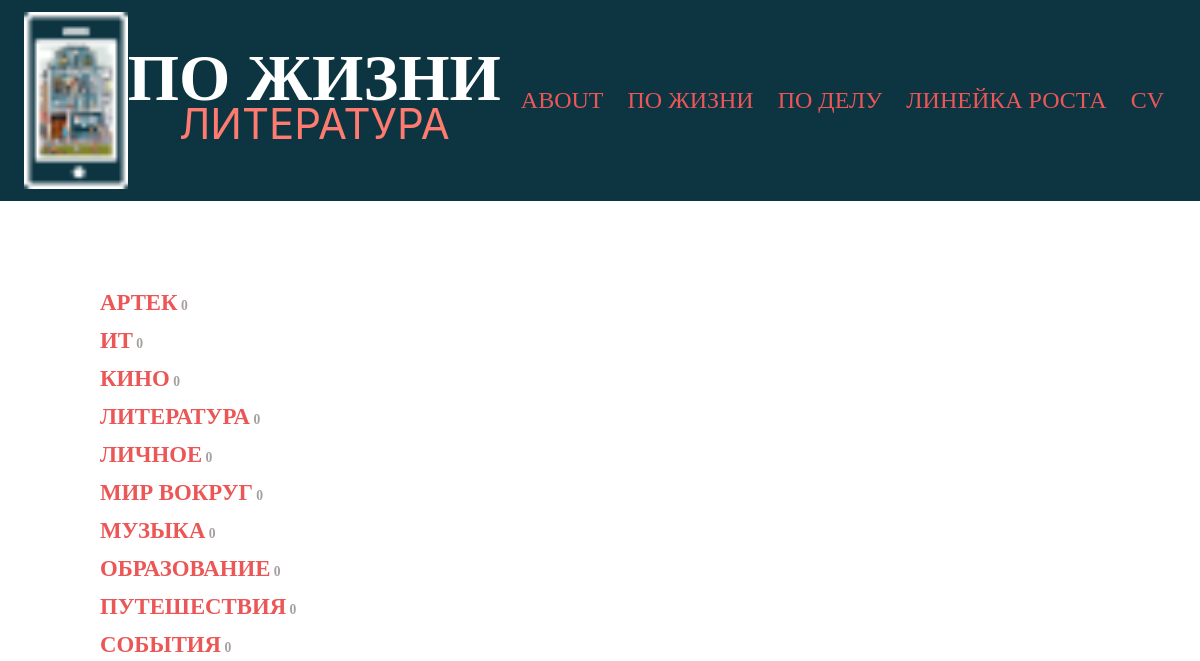
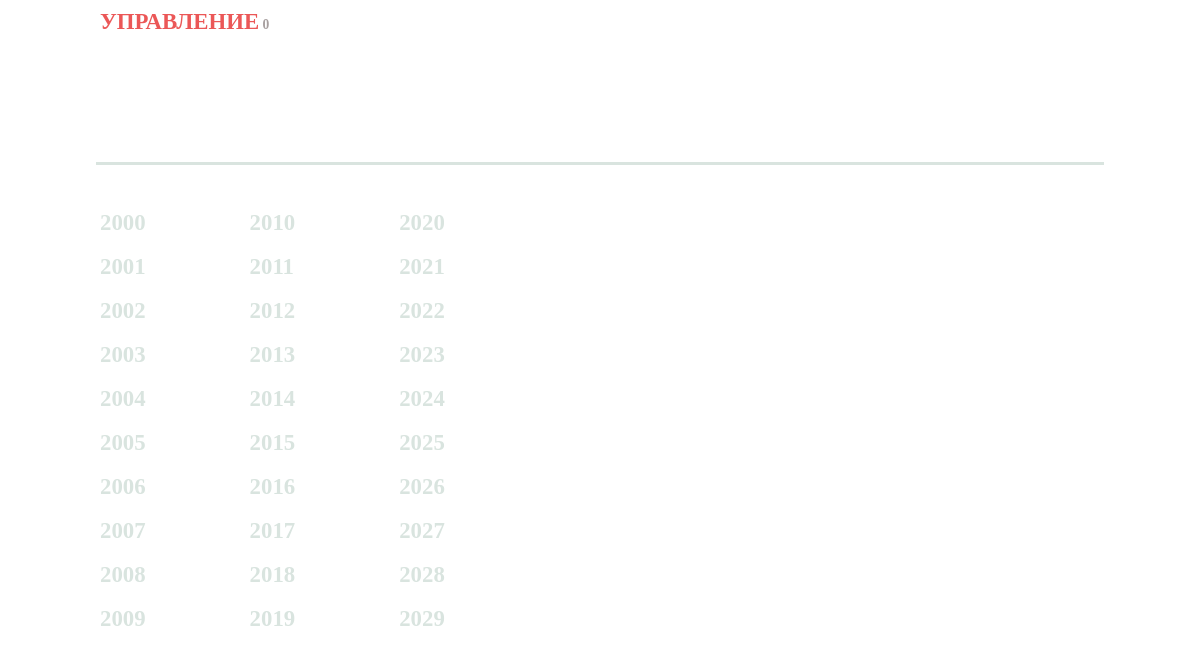
Before: /life with the older database file (2 pictures, top to bottom).
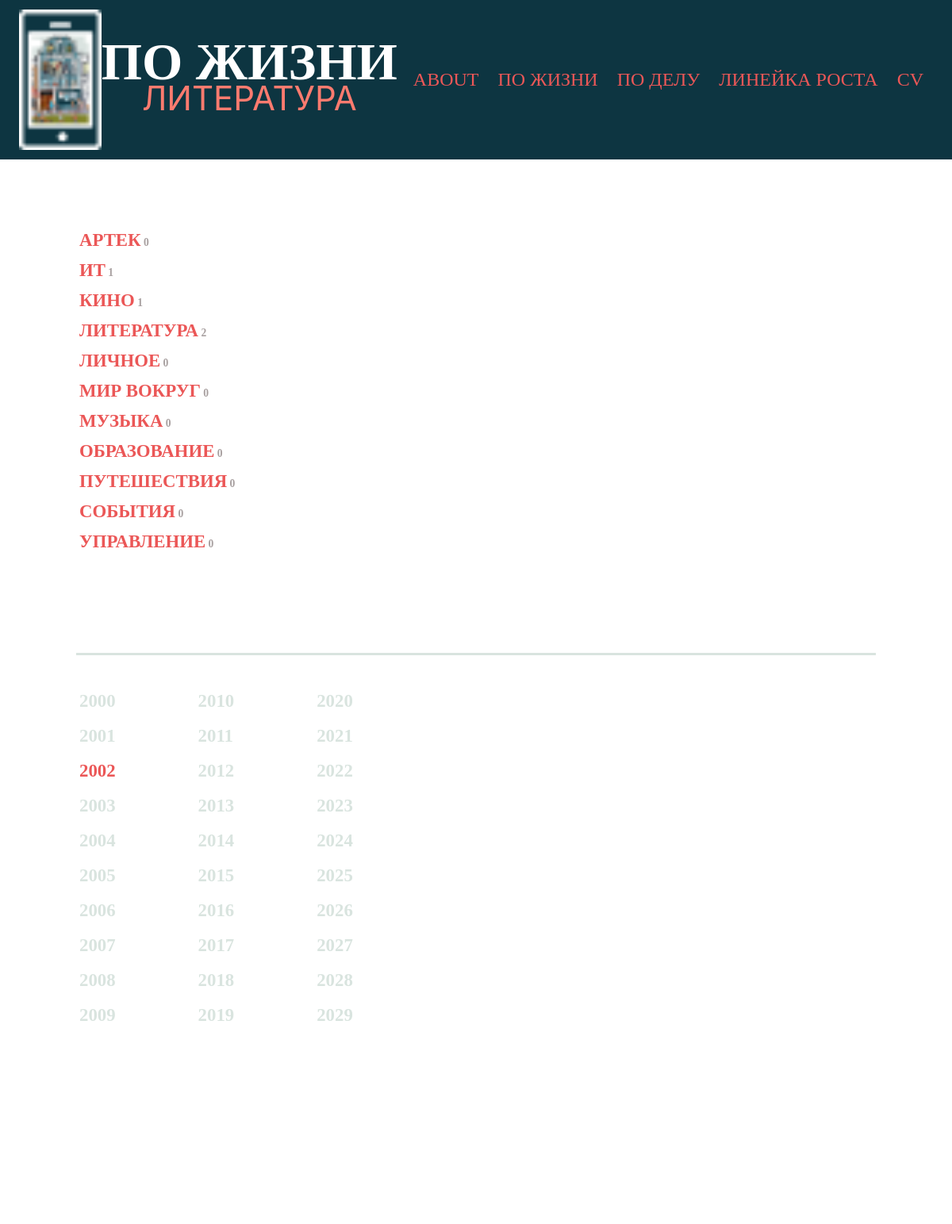
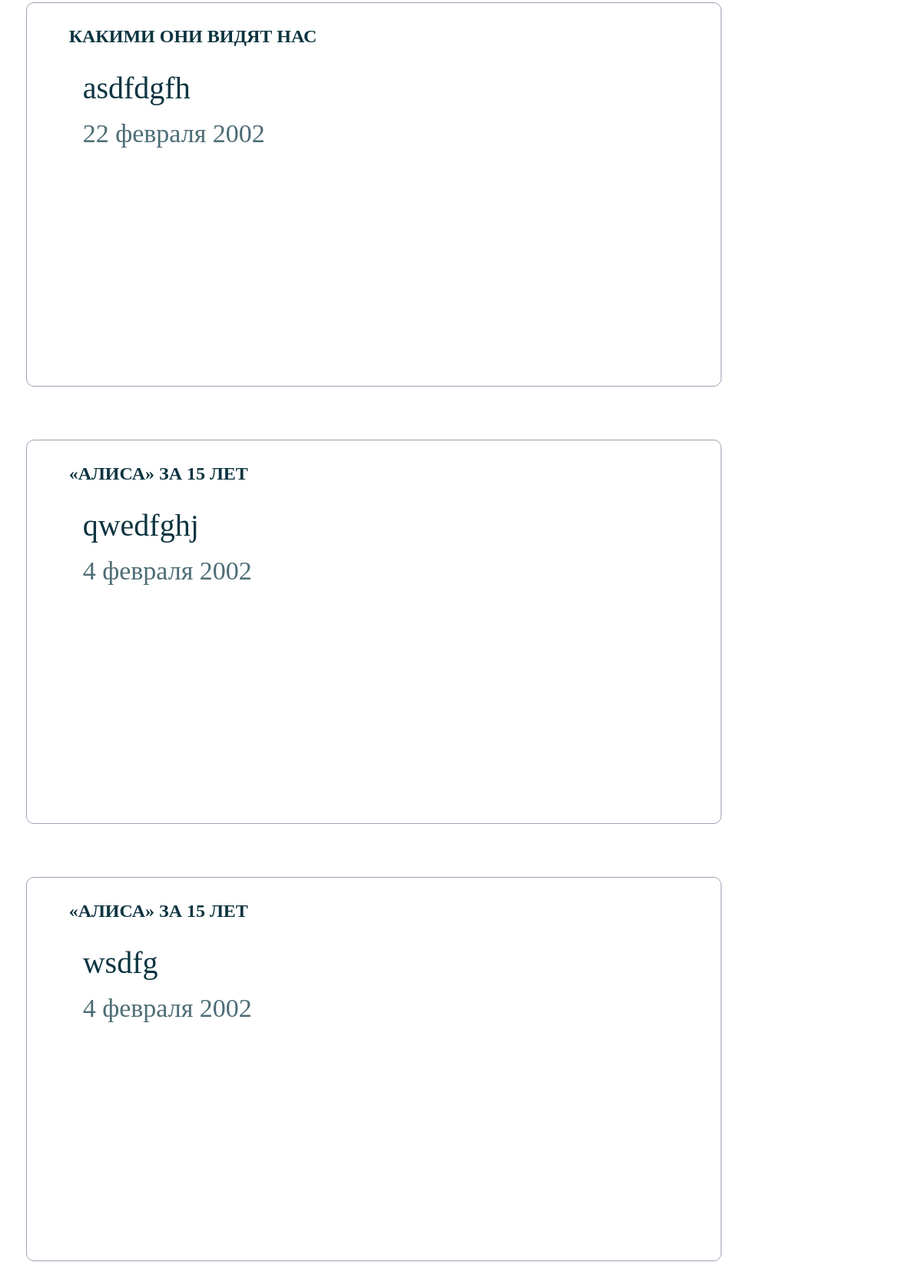
After: the same page with the newer database file (2 pictures, top to bottom).
### page/models.py (models this page shows, shortened)
class life(models.Model):
    file_name = models.CharField(null = False, max_length = 150)
    date = models.DateTimeField(auto_now = False, auto_created = False)
    str_date = models.CharField(max_length = 30)
    tag = models.CharField(max_length = 20)
    heading = models.CharField(max_length = 100)
    page_text = models.TextField()
    text = models.TextField()
    slug = models.CharField(max_length = 100)

### page/views.py (the view)
# urls.py: path('life', lifes),
def lifes(requests):
    datas = life.objects.all().order_by('date')[:3]
    data = list(datas)
    data.reverse()
    return adm(requests, "page/life.html", {'theme':'ПО ЖИЗНИ', 'data':data, 'left':life_left, 'years':life_left_years, 'admin':check_admin(requests)})

### page/views.py (called while the page is built)
def check_admin(q):
    try:
        try:
            if q.COOKIES['dats_A'] == passwd:
                return True
            elif q.GET['admin'] == passwd:
                return True
            else: return False
        except: return q.GET['admin'] == passwd
        else: return False
    except:
        return False

def adm(requests, templ, contex):
    a = render(requests, templ, context = contex)
    if check_admin(requests): a.set_cookie('dats_A', passwd)
    else:
        a.set_cookie('dats_A', 'yxadi')
    return a

### page/templates/page/life.html (shortened to what this page needs)
{% extends 'syit/base_all.html' %}
{% load static %}
{% block type %}{{ theme }}{% endblock %}
{% block content %}
<div class="life_left_block">
    <div class="life_left_text">
        <table>
            {% for i, number in left.items %}
                <tr><td><a href="/life/year/{{ i }}" class="ssil_">{{ i }}</a><a class="life_left_number"> {{ number }}</a></td></tr>
            {% endfor %}
        </table>
    </div>
    <div class="life_line_h1"></div>
    <table style="margin-top: 5vh" class="life_left_text">
        {% for i, item in years.items %}
            <tr class="life_years">
                {% for j, it in item.items %}
                    {% if it == 0 %}
                        <td class="tds"><a class="ssil_" style="pointer-events: none; color:rgba(217, 228, 223, 1) !important;">{{ j }}</a></td>
                    {% else %}
                        <td class="tds"><a class="ssil_" href="/life/year/{{ j }}">{{ j }}</a></td>
                    {% endif %}
                {% endfor %}
            </tr>
        {% endfor %}
    </table>
</div>
<div class="life_right_block">
{% for i in data %}
<div class="life_right__block_text" onclick="window.location='/life/{{ i.slug }}';">
        <p class="life_right_heading">{{ i.heading }} <span class="life_right_lit">{{ i.tag }}</span></p>
        <p class="life_right_text">{{ i.page_text }}</p>
        <p class="life_right_data">{{ i.str_date }}</p>
</div>
{% endfor %}
</div>
{% endblock %}

Changed rows visible on the page:
added life: heading "КАКИМИ ОНИ ВИДЯТ НАС", page_text "asdfdgfh", str_date "22 февраля 2002"
added life: heading "«АЛИСА» ЗА 15 ЛЕТ", page_text "qwedfghj", str_date "4 февраля 2002"
added life: heading "«АЛИСА» ЗА 15 ЛЕТ", page_text "wsdfg", str_date "4 февраля 2002"
Other visible differences:
new list line: "ИТ 1"
new list line: "КИНО 1"
new list line: "ЛИТЕРАТУРА 2"
list line gone: "2002"
new list line: "2002"
list line gone: "ИТ 0"
list line gone: "КИНО 0"
list line gone: "ЛИТЕРАТУРА 0"
